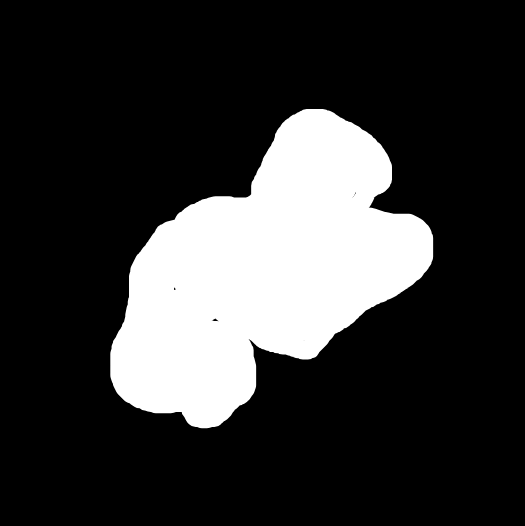
#> input picture data/MaskImagePair/PAT_76_1039_269_mask.png, 525 x 526 px
$ jupyter execute --allow-errors testfeatureA.ipynb
#> lines starting #> are read from the running program, lines starting #| are printed output that depends on the picture; after the words box and inside, x2 and y2 are one past the last pixel; in counts of white or black regions, pixels touching at a corner belong together; long printed decimals are rounded
#> further down, mask_image is the input picture: PIL image 525x526 L; min 0, max 255, mean 53.1
### util/feature_A.py
import numpy as np
from math import sqrt, floor, ceil, nan, pi
from skimage.transform import rotate

#midpoint finder function

def find_midpoint_v1(image):
    row_mid = image.shape[0] / 2     # nr of the middle row
    col_mid = image.shape[1] / 2     # nr of the middle column
    return row_mid, col_mid

    #asymmetry score function

def asymmetry(mask):

    row_mid, col_mid = find_midpoint_v1(mask)           # uses the previous function

    # slicing into 4 different halves. We will calculate symmetry on both halves
    # ceil and floor are used in case the outputs of the midpoint functions have decimals
    upper_half = mask[:ceil(row_mid), :]
    lower_half = mask[floor(row_mid):, :]
    left_half = mask[:, :ceil(col_mid)]
    right_half = mask[:, floor(col_mid):]

    # flip one of the complementary halves of each pair (one horizontal half, one vertical half)
    flipped_lower = np.flip(lower_half, axis=0)
    flipped_right = np.flip(right_half, axis=1)

    # using the xor logic, makes a binary array of all pixels in both symmetry pairs
    hori_xor_area = np.logical_xor(upper_half, flipped_lower)
    vert_xor_area = np.logical_xor(left_half, flipped_right)

    # to calculate ratio, we need to know how many pixels there are in total
    total_pxls = np.sum(mask)
    # the sum together how many true values there are
    # keeping note of xor logic => the more ASYMMETRY the higher the number
    hori_asymmetry_pxls = np.sum(hori_xor_area)
    vert_asymmetry_pxls = np.sum(vert_xor_area)

    asymmetry_score = (hori_asymmetry_pxls + vert_asymmetry_pxls) / (total_pxls * 2)

    return round(asymmetry_score, 4)


#crops the mask to just the lesion

def cut_mask(mask):

    # input is numpy array mask
    col_sums = np.sum(mask, axis=0)     # sums up the values between 0 and 1
    row_sums = np.sum(mask, axis=1)     # shows if any row or column contains anything but 0s

    active_cols = []        # lists all the columns where there is no lesion
    for index, col_sum in enumerate(col_sums):  # takes all columns
        if col_sum != 0:                        # if the full column is 0, it's not added to the list
            active_cols.append(index)

    active_rows = []        # analog for rows
    for index, row_sum in enumerate(row_sums):
        if row_sum != 0:
            active_rows.append(index)

    # taking the bordering rows and columns of the mask (excluding the black edges where there is nothing)
    col_min = active_cols[0]
    col_max = active_cols[-1]
    row_min = active_rows[0]
    row_max = active_rows[-1]

    # saving the new mask
    cut_mask_ = mask[row_min:row_max+1, col_min:col_max+1]
    return cut_mask_

#rotates the mask n times and calculate the asymmetry from each angle

def rotation_asymmetry(mask, n:int = 30):

#> called with n = 30
    asymmetry_scores = {}

    for i in range(n):

        degrees = 90 * i / n

        rotated_mask = rotate(mask, degrees,preserve_range=True)
        rotated_mask = rotated_mask > 0.5 #insure that it is binarized
        cutted_mask = cut_mask(rotated_mask)

        asymmetry_scores[degrees] = asymmetry(cutted_mask)
#> this loop made 30 passes
#> (total_pxls in asymmetry, hori_asymmetry_pxls in asymmetry, vert_asymmetry_pxls in asymmetry, asymmetry_score in asymmetry) on passes 1 to 12: (58032, 23988, 23344, 0.408), (58667, 25076, 23969, 0.418), (58686, 25510, 24150, 0.423), (58682, 25402, 24244, 0.423), (58693, 24809, 23954, 0.415), (58684, 23748, 23446, 0.402), (58675, 22362, 22603, 0.383), (58683, 20781, 21349, 0.359), (58674, 19278, 19851, 0.333), (58686, 17626, 18808, 0.31), (58669, 15705, 17951, 0.287), (58674, 13620, 17044, 0.261)
#> pass 1, in rotation_asymmetry, `rotated_mask = rotated_mask > 0.5`:
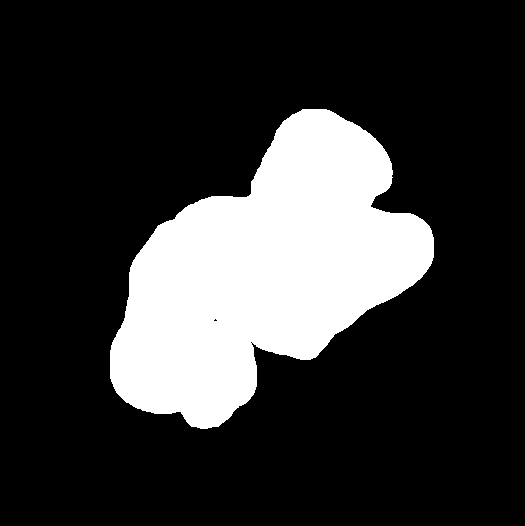
#> rotated_mask: shape (526, 525) bool; 21% white; 1 white region, box (x1, y1, x2, y2) and area: (110, 109, 434, 429) 58032
#> pass 1, in cut_mask, `cut_mask_ = mask[row_min:row_max+1, col_min:col_max+1]`:
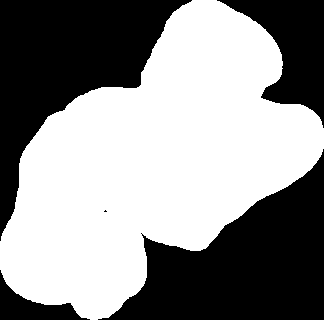
#> cut_mask_: shape (320, 324) bool; 56% white; 5 black regions (1 under 20 px), largest, box (x1, y1, x2, y2) and area: (98, 149, 324, 320) 19341, (0, 0, 192, 241) 18432, (217, 0, 324, 128) 6211, (0, 270, 90, 320) 1660
#> pass 1, in asymmetry, `upper_half = mask[:ceil(row_mid), :]`:
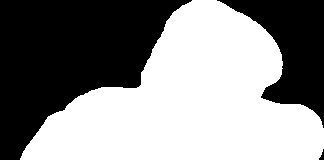
#> upper_half: shape (160, 324) bool; 54.5% white; 3 black regions, box (x1, y1, x2, y2) and area: (0, 0, 192, 160) 17334, (217, 0, 324, 128) 6211, (319, 149, 324, 160) 29
#> after the loop:
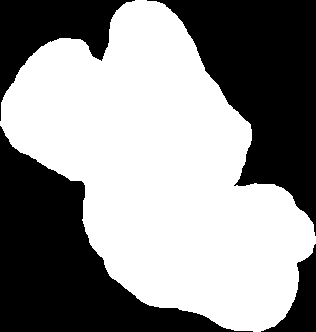
#> cutted_mask: shape (332, 316) bool; 55.9% white; 4 black regions, box (x1, y1, x2, y2) and area: (0, 126, 253, 332) 19340, (147, 0, 316, 236) 18845, (0, 0, 135, 121) 6204, (261, 244, 316, 332) 1852
#> after the loop:
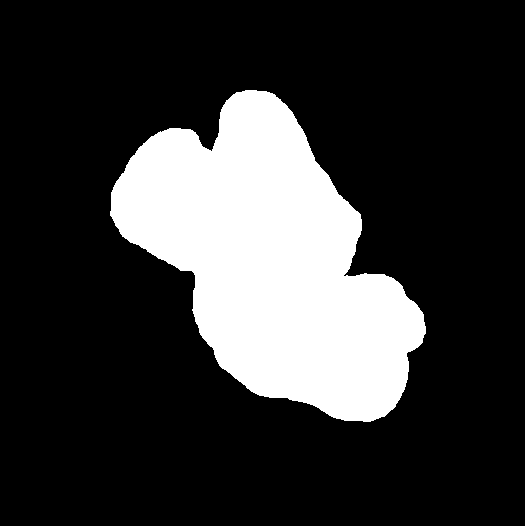
#> rotated_mask: shape (526, 525) bool; 21.2% white; 1 white region, box (x1, y1, x2, y2) and area: (110, 90, 426, 422) 58671
#> after the loop, asymmetry_scores = 30 items

    return asymmetry_scores

# image is not accessed
def fA_extractor(mask): #takes in a file path to image and mask
    """Given a grayscale mask, computes and returns both mean asymmetry score
    and worst asymmetry score.

    :param mask: The grayscale mask to be analyzed.

    :return: mean asymmetry score, worst asymmetry score."""

    #calculates the mean from the rotation asymmetry
    asymmetry_scores = rotation_asymmetry(mask)
#> asymmetry_scores = 30 items
    worst_score = max(asymmetry_scores.values())
#> worst_score = 0.423
    mean_score = sum(asymmetry_scores.values()) / len(asymmetry_scores)
#> mean_score = 0.287

    return mean_score, worst_score


# TEMPORARY
# [38 lines left out: function fA_formula, not called in this run]


### util/testfeatureA.ipynb
[cell 1]
from feature_A import fA_extractor
from feature_A import fA_formula
import cv2
import numpy as np
from PIL import Image
#> (the rest of this cell did not finish here and is left out)

[cell 2]
#working example
mask_path = r"../data/MaskImagePair/PAT_76_1039_269_mask.png"
mask_image = Image.open(mask_path).convert("L")
mask_array = np.array(mask_image)

score,worst = fA_extractor(mask_array)
#> score = 0.287; worst = 0.423

print(score)
#| 0.287

[cell 3]
#testing with grayscale
mask_path = r"../data/MaskImagePair/PAT_76_1039_269_mask.png"
mask = cv2.imread(mask_path, cv2.IMREAD_GRAYSCALE)

score,worst = fA_extractor(mask_array)
#> the loop in rotation_asymmetry (call 2), `for i in range(n): ` made 30 passes
#> pass 1, in asymmetry (call 31), `lower_half = mask[floor(row_mid):, :]`:
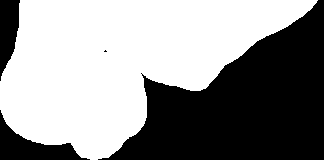
#> lower_half: shape (160, 324) bool; 57.4% white; 4 black regions (1 under 20 px), largest, box (x1, y1, x2, y2) and area: (98, 0, 324, 160) 19312, (0, 110, 90, 160) 1660, (0, 0, 20, 81) 1098
#> pass 1, in asymmetry (call 31), `left_half = mask[:, :ceil(col_mid)]`:
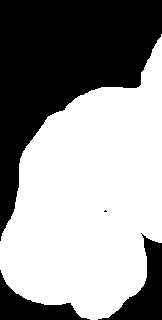
#> left_half: shape (320, 162) bool; 58% white; 4 black regions (1 under 20 px), largest, box (x1, y1, x2, y2) and area: (0, 0, 162, 241) 18079, (98, 233, 162, 320) 2010, (0, 270, 90, 320) 1660
#> pass 1, in asymmetry (call 31), `right_half = mask[:, floor(col_mid):]`:
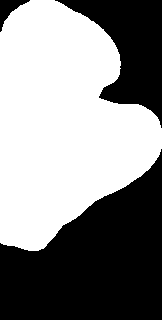
#> right_half: shape (320, 162) bool; 53.9% white; 3 black regions, box (x1, y1, x2, y2) and area: (0, 149, 162, 320) 17331, (55, 0, 162, 128) 6211, (0, 0, 30, 32) 353
#> pass 1, in asymmetry (call 31), `flipped_lower = np.flip(lower_half, axis=0)`:
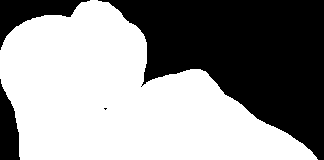
#> flipped_lower: shape (160, 324) bool; 57.4% white; 4 black regions (1 under 20 px), largest, box (x1, y1, x2, y2) and area: (98, 0, 324, 160) 19312, (0, 0, 90, 50) 1660, (0, 79, 20, 160) 1098

print(score)
#| 0.287

[cell 4]
#testing with binary mask
mask_dir = r"C:\Users\khatt\Desktop\padchest_lesion_masks\lesion_masks"
img_dir = r"C:\Users\khatt\Downloads\Dataset\images"
#> (the rest of this cell did not finish here and is left out)
